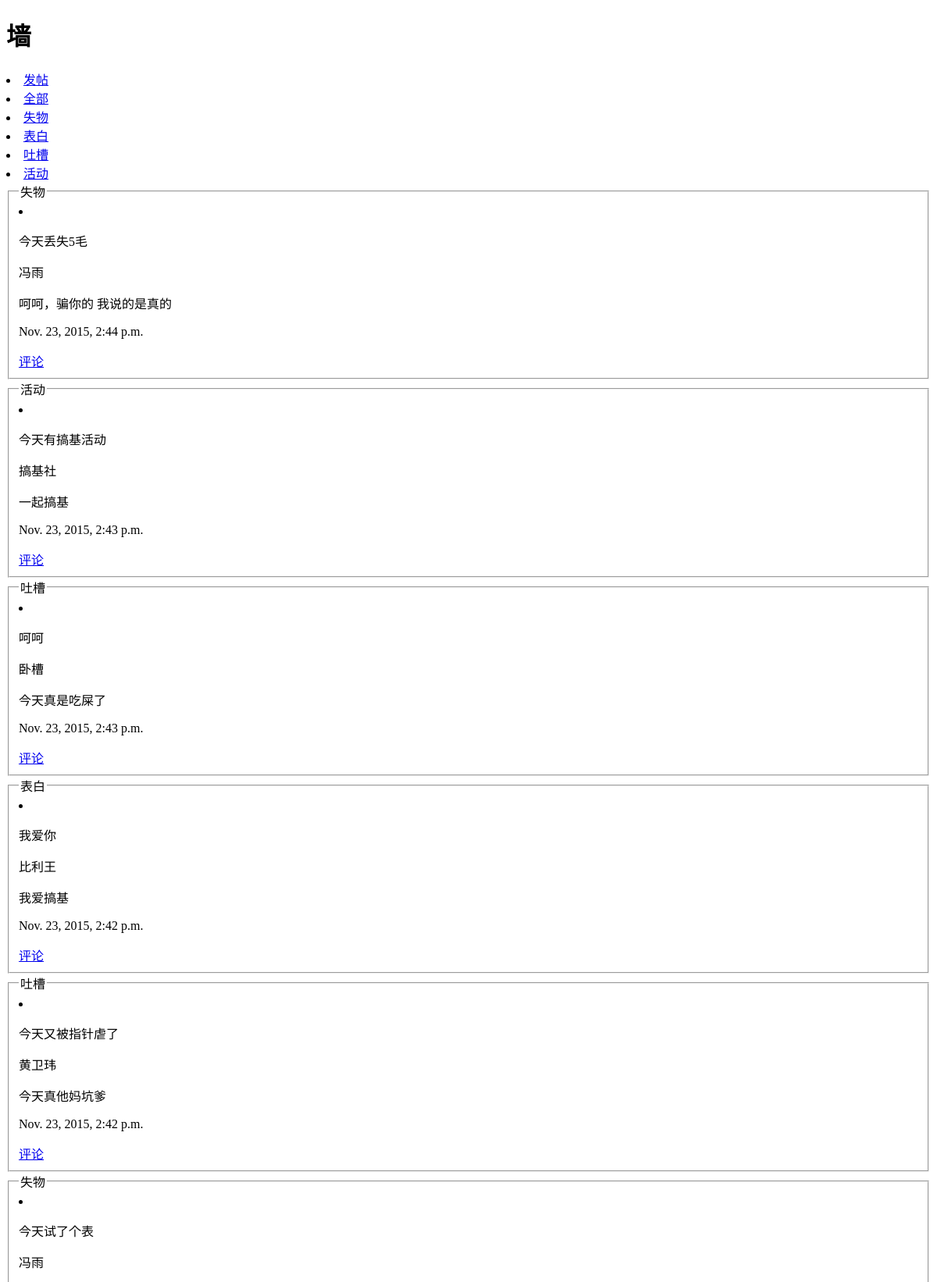
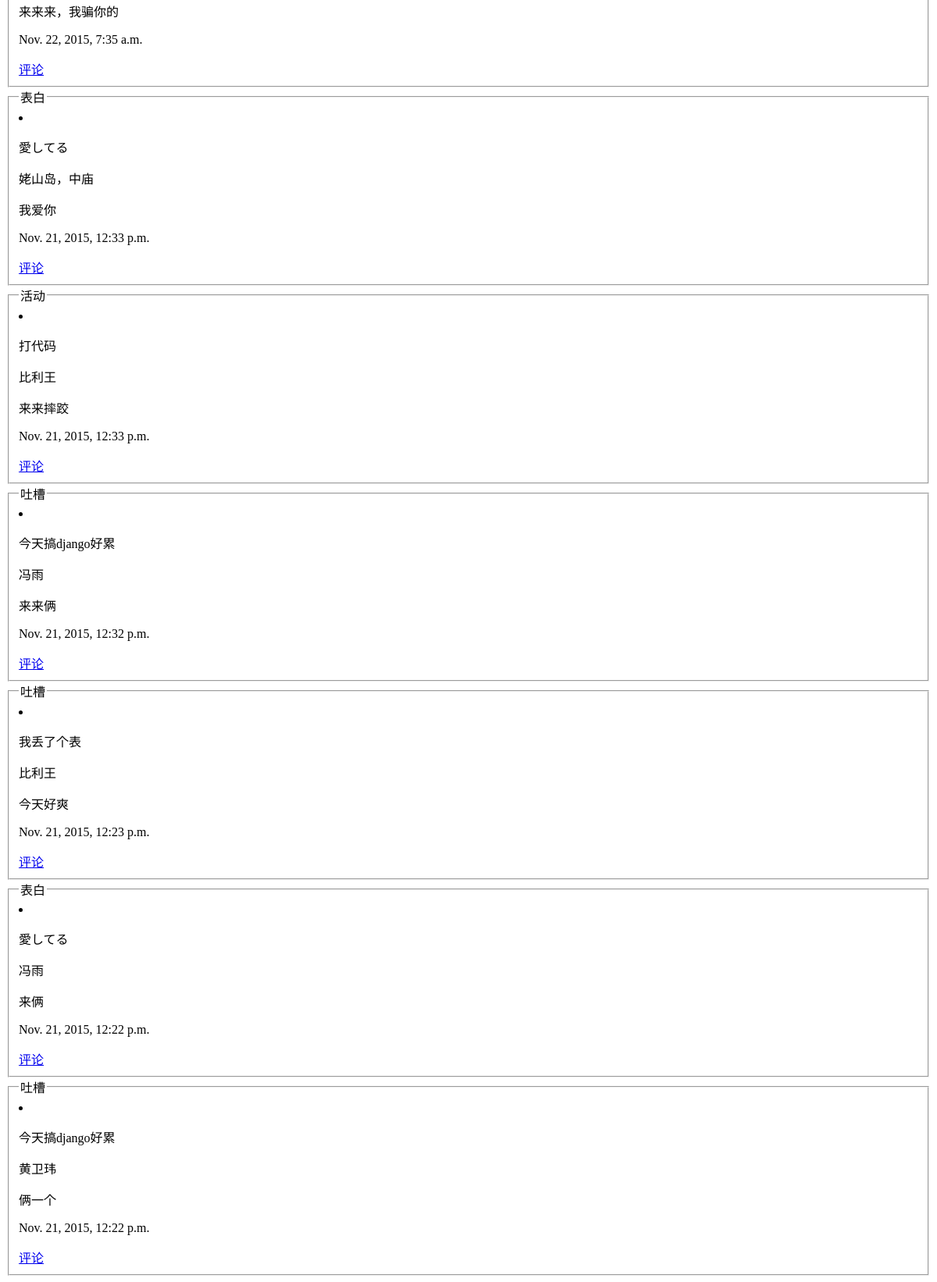
Before: /qiang/ with the older database file (2 pictures, top to bottom).
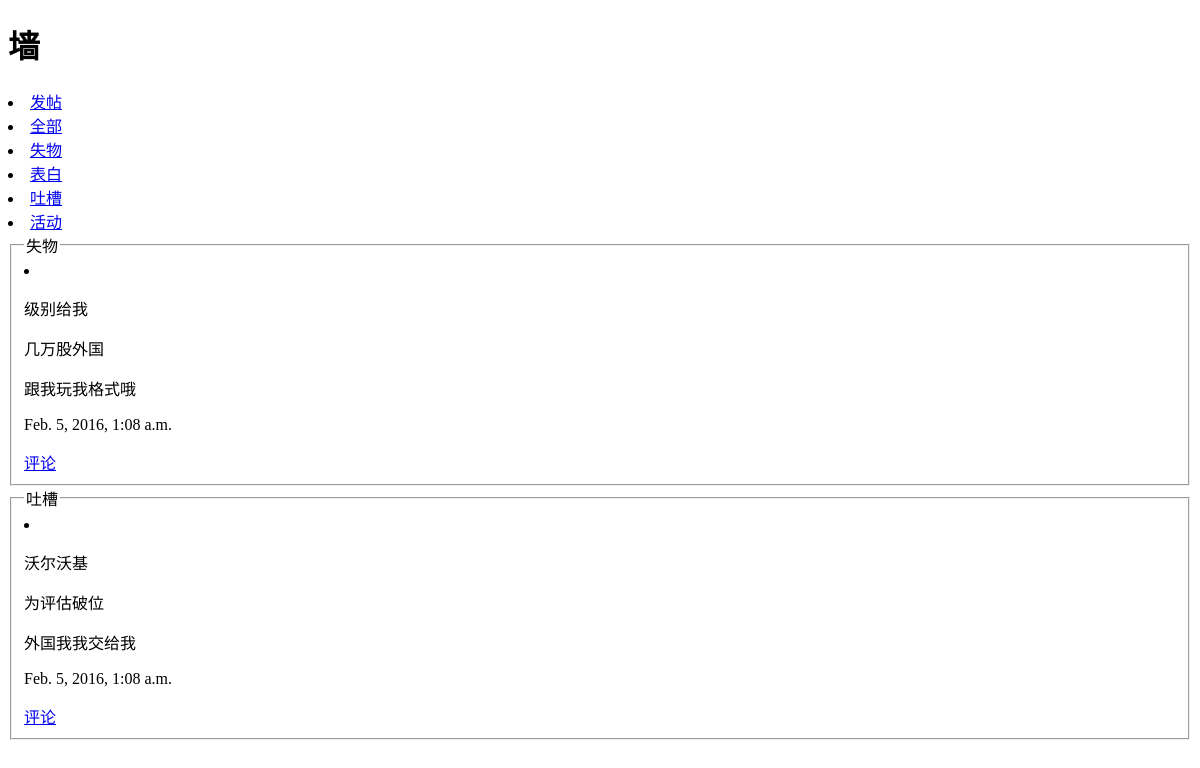
After: the same page with the newer database file.
### lean/models.py (models this page shows, shortened)
class Qiang(models.Model):
    name=models.CharField('类别',choices=Type_choice,blank=False,max_length=2)
    title=models.CharField('题目',max_length=50)
    author=models.CharField('作者',max_length=20)
    content=models.TextField('内容',max_length=140)
    time=models.DateTimeField(auto_now_add=True)
    class Meta:
        ordering = ['-time']

### lean/views.py (the view)
# urls.py: url(r'qiang/$','lean.views.qiang',name='qiang'),
def qiang(request):
    qiang=Qiang.objects.all()
    return render_to_response('qiang.html',{'qiang':qiang})

### lean/templates/qiang.html (shortened to what this page needs)
<!DOCTYPE html>
<html>
    <head>
    </head>
    <body>
        <h1>墙</h1>
	   <li><a href="fatie/">发帖</a></li>
	   <li><a href="http://127.0.0.1:8000/qiang/">全部</a></li>
	   <li><a href="http://127.0.0.1:8000/qiang/shiwu/">失物</a></li>
	   <li><a href="http://127.0.0.1:8000/qiang/biaobai/">表白</a></li>
	   <li><a href="http://127.0.0.1:8000/qiang/tucao/">吐槽</a></li>
	   <li><a href="http://127.0.0.1:8000/qiang/huodong/">活动</a></li>
	   {%for i in qiang%}
	   <fieldset>
				<legend>{{i.name}}</legend>
				<li>
				<p>{{i.title}}</p>
				<p>{{i.author}}</p>
				<p>{{i.content}}</p>
				<p>{{i.time}}</p>
				<a href='http://127.0.0.1:8000/qiang/{{i.id}}'>评论</a>
				</li>
		</fieldset>
		{%endfor%}
    </body>
</html>

Changed rows visible on the page:
removed Qiang: name "失物", title "今天丢失5毛", author "冯雨", content "呵呵，骗你的 我说的是真的", time "Nov. 23, 2015, 2:44 p.m."
removed Qiang: name "活动", title "今天有搞基活动", author "搞基社", content "一起搞基", time "Nov. 23, 2015, 2:43 p.m."
removed Qiang: name "吐槽", title "呵呵", author "卧槽", content "今天真是吃屎了", time "Nov. 23, 2015, 2:43 p.m."
removed Qiang: name "表白", title "我爱你", author "比利王", content "我爱搞基", time "Nov. 23, 2015, 2:42 p.m."
removed Qiang: name "吐槽", title "今天又被指针虐了", author "黄卫玮", content "今天真他妈坑爹", time "Nov. 23, 2015, 2:42 p.m."
removed Qiang: name "失物", title "今天试了个表", author "冯雨", content "来来来，我骗你的", time "Nov. 22, 2015, 7:35 a.m."
removed Qiang: name "表白", title "愛してる", author "姥山岛，中庙", content "我爱你", time "Nov. 21, 2015, 12:33 p.m."
removed Qiang: name "活动", title "打代码", author "比利王", content "来来摔跤", time "Nov. 21, 2015, 12:33 p.m."
removed Qiang: name "吐槽", title "今天搞django好累", author "冯雨", content "来来俩", time "Nov. 21, 2015, 12:32 p.m."
removed Qiang: name "吐槽", title "我丢了个表", author "比利王", content "今天好爽", time "Nov. 21, 2015, 12:23 p.m."
removed Qiang: name "表白", title "愛してる", author "冯雨", content "来俩", time "Nov. 21, 2015, 12:22 p.m."
added Qiang: name "失物", title "级别给我", author "几万股外国", content "跟我玩我格式哦", time "Feb. 5, 2016, 1:08 a.m."
changed Qiang "吐槽": title "今天搞django好累" → "沃尔沃基"; author "黄卫玮" → "为评估破位"; content "俩一个" → "外国我我交给我"; time "Nov. 21, 2015, 12:22 p.m." → "Feb. 5, 2016, 1:08 a.m."
